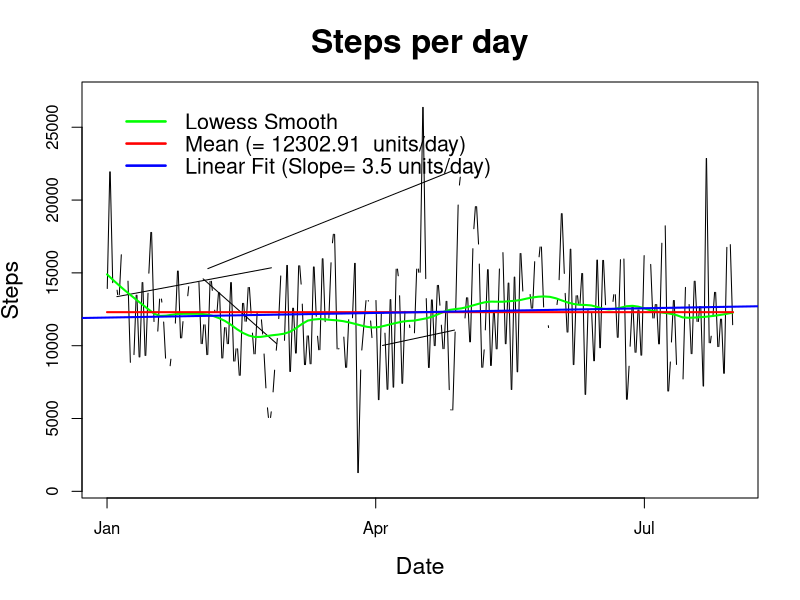

Here is the R script that generated this plot:
## Individualized Data Analysis Organization
## 
## Analysis Code for Continuous Time Series Variable with intervention at Time T
## 
## -This code contains various method for analyzing for a statistical impact of an intervention on a 
## continuous time series variable
##*******************************************************************************************
## Load example dataset -- Activity data from Fitbit device (loaded from dashboard on Fitbit website)
activity <- read.csv("2016_activity.csv", as.is = TRUE)

# Remove commas from Activity
activity$Steps <- gsub(",", "", activity$Steps)
activity$Calories.Burned <- gsub(",", "", activity$Calories.Burned)
activity$Activity.Calories <- gsub(",", "", activity$Activity.Calories)

## Convert to appropriate formats
activity$Date <- as.Date(activity$Date)
activity$Calories.Burned <- as.integer(activity$Calories.Burned)
activity$Steps <- as.integer(activity$Steps)
activity$Minutes.Sedentary <- as.integer(activity$Minutes.Sedentary)
activity$Activity.Calories <- as.integer(activity$Activity.Calories)

str(activity) # Check to make sure no characters

# Remove technical outliers where not wearing
# Create indicator based on time recorded as some activity (note max minutes/day = 1440)
activity$timetotal <- activity$Minutes.Sedentary + activity$Minutes.Lightly.Active + activity$Minutes.Fairly.Active + activity$Minutes.Very.Active
# Remove outliers with missing or with less than 20% of total day
activity$percactive <- activity$timetotal/(1440)
activity <- subset(activity, activity$percactive > 0.2)
                   
## Graph Steps and Date as example
plot(activity$Date, activity$Steps, type="c", col= "black", 
     main= "Steps per day", cex.main=2, #Size of Main font (cex)
     xlab="Date",
     ylab= "Steps",
     cex.lab=1.4) #Size of label
lines(lowess(activity$Date, activity$Steps, f=1/6), col="green", lwd=2)
segments(min(activity$Date), mean(activity$Steps), max(activity$Date), mean(activity$Steps), col="red", lwd=2)
abline((linear=lm(activity$Steps~activity$Date)), col="blue", lwd=2)
legend(min(activity$Date), max(activity$Steps), #Location
       c("Lowess Smooth", paste("Mean (=", round(mean(activity$Steps),2)," units/day)"), paste("Linear Fit (Slope=", round(linear$coefficients[2], 1), "units/day)")), #Text
       col=c("green", "red", "blue"), #Line colors
       lty=c(1, 1, 1), #Line types
       lwd=c(2.5, 2.5, 2.5), #Line thickness
       bty="n", #No border ("o" if border)
       cex=1.3, #Text size
       y.intersp=0.85 #Spacing between text/lines
) 




